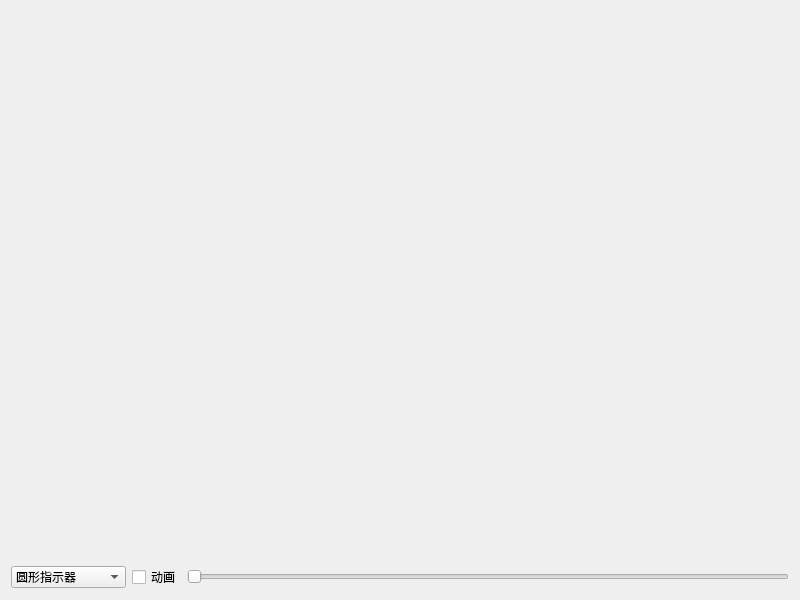
<?xml version="1.0" encoding="UTF-8"?>
<ui version="4.0">
 <class>frmGaugeSimple</class>
 <widget class="QWidget" name="frmGaugeSimple">
  <property name="geometry">
   <rect>
    <x>0</x>
    <y>0</y>
    <width>800</width>
    <height>600</height>
   </rect>
  </property>
  <property name="windowTitle">
   <string>Form</string>
  </property>
  <layout class="QVBoxLayout" name="verticalLayout">
   <item>
    <widget class="GaugeSimple" name="gaugeSimple" native="true">
     <property name="sizePolicy">
      <sizepolicy hsizetype="Preferred" vsizetype="Expanding">
       <horstretch>0</horstretch>
       <verstretch>0</verstretch>
      </sizepolicy>
     </property>
    </widget>
   </item>
   <item>
    <layout class="QHBoxLayout" name="horizontalLayout">
     <item>
      <widget class="QComboBox" name="cboxPointerStyle">
       <property name="minimumSize">
        <size>
         <width>110</width>
         <height>0</height>
        </size>
       </property>
       <item>
        <property name="text">
         <string>圆形指示器</string>
        </property>
       </item>
       <item>
        <property name="text">
         <string>指针指示器</string>
        </property>
       </item>
       <item>
        <property name="text">
         <string>圆角指针指示器</string>
        </property>
       </item>
       <item>
        <property name="text">
         <string>三角形指示器</string>
        </property>
       </item>
      </widget>
     </item>
     <item>
      <widget class="QCheckBox" name="ckAnimation">
       <property name="text">
        <string>动画</string>
       </property>
      </widget>
     </item>
     <item>
      <widget class="QSlider" name="horizontalSlider">
       <property name="maximum">
        <number>100</number>
       </property>
       <property name="orientation">
        <enum>Qt::Horizontal</enum>
       </property>
      </widget>
     </item>
    </layout>
   </item>
  </layout>
 </widget>
 <customwidgets>
  <customwidget>
   <class>GaugeSimple</class>
   <extends>QWidget</extends>
   <header>gaugesimple.h</header>
   <slots>
    <slot>setValue(int)</slot>
   </slots>
  </customwidget>
 </customwidgets>
 <resources/>
 <connections/>
</ui>
